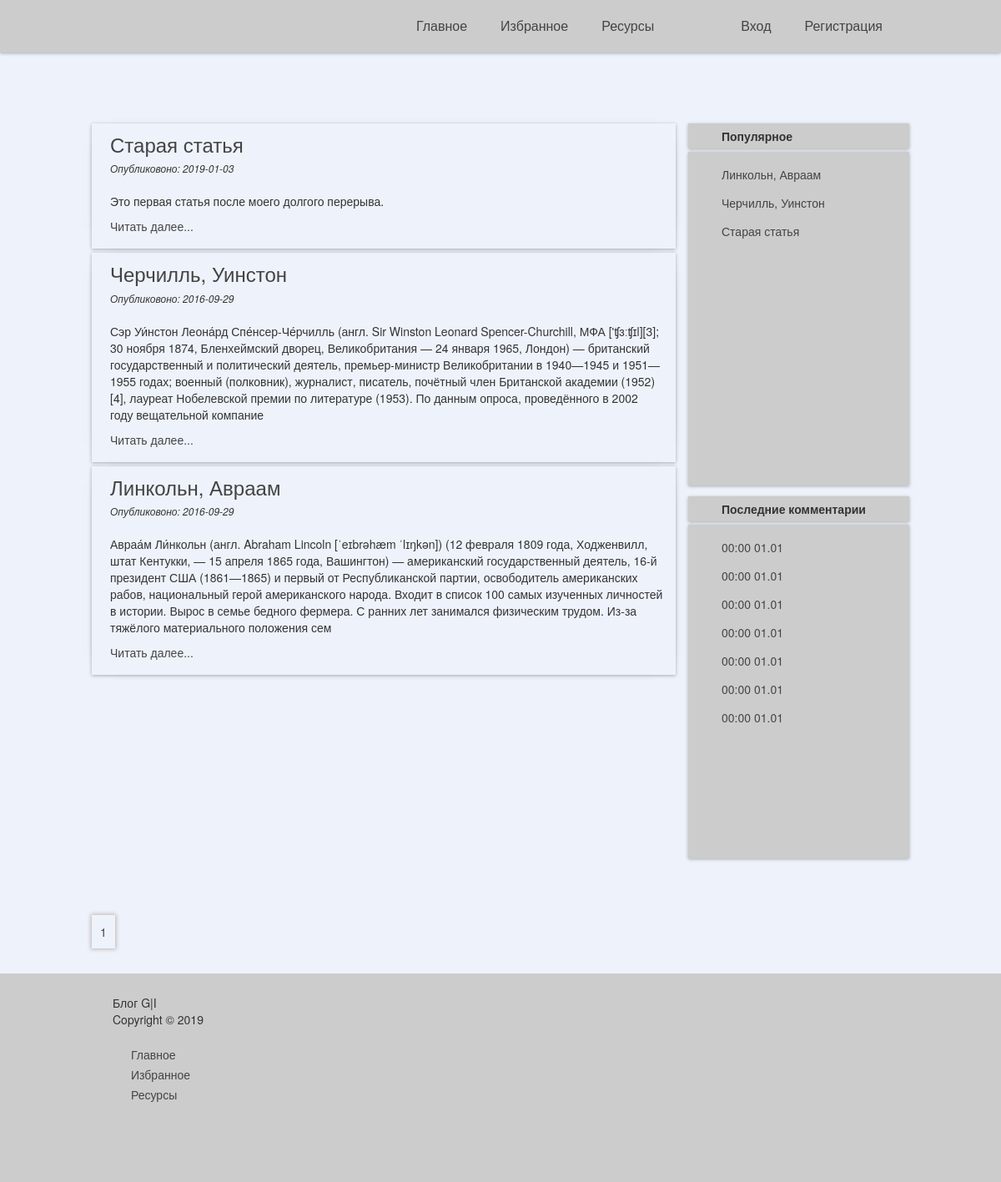
The app's page /, older data.
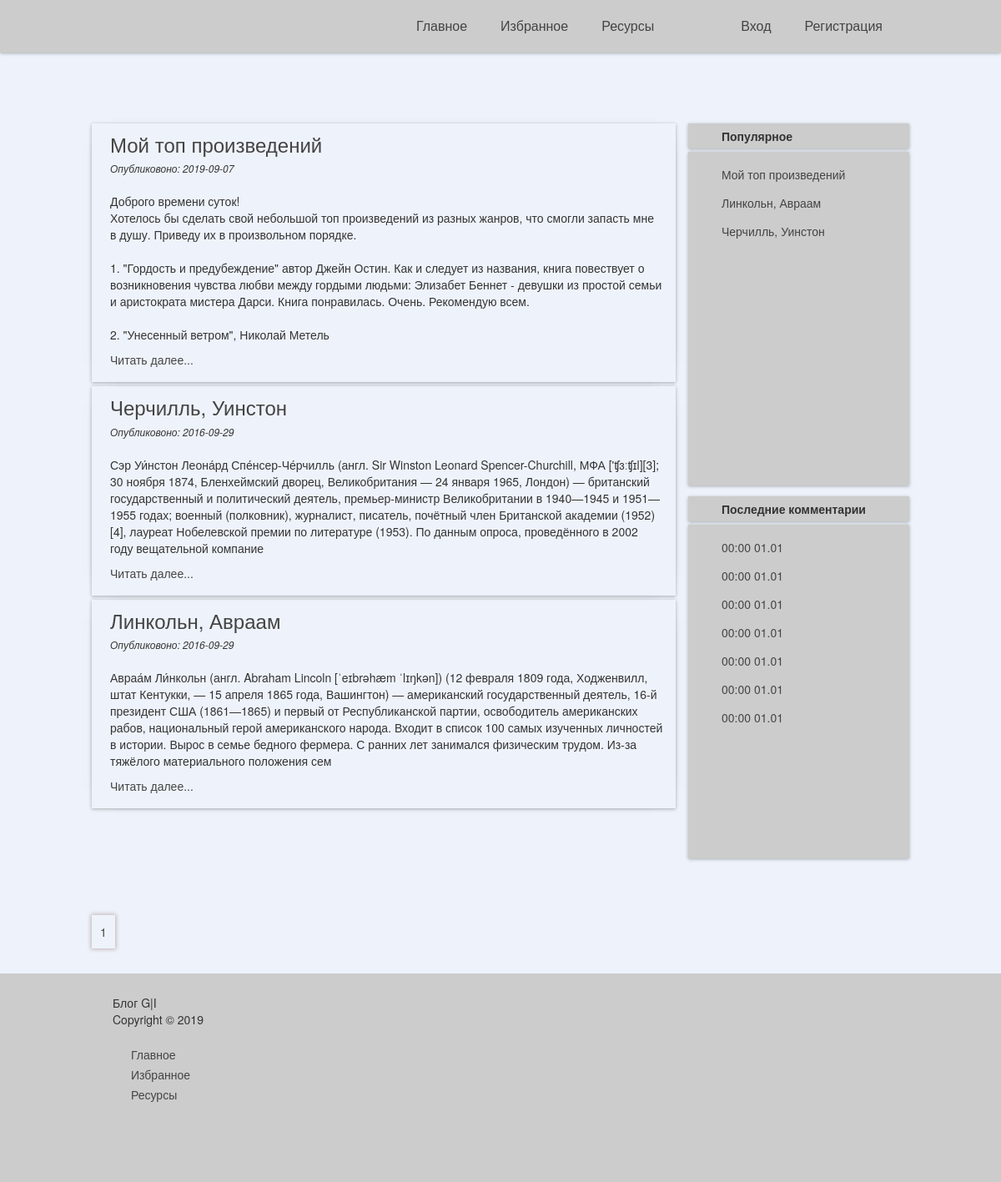
The same page, newer data.
### tables this page shows
CREATE TABLE `articles` (
  `id` int(11) NOT NULL,
  `title` varchar(256) NOT NULL,
  `content` text NOT NULL,
  `data` date NOT NULL,
  `image` text NOT NULL,
  `views` int(124) NOT NULL
);

### views/articles.php (the view, shortened to what this page needs)
<!DOCTYPE html>
<html lang="ru">
<head>
  <link rel="stylesheet" href="https://maxcdn.bootstrapcdn.com/bootstrap/3.3.6/css/bootstrap.min.css">
  <link rel="stylesheet" type="text/css" href="/views/css/style.css">
</head>
<body>
<header>
  <?php include "header.php"; ?>
</header>
<main>
<section class="quote">
  <div class="blockquote">
  </div>
</section>
<section class="wrapper">
  <section class="section_article">
   <?php foreach($articles as $a): ?>
    <article class="articles_all">
      <div class="articles--cont">
        <h3><a href="article.php?id=<?=$a['id']?>"><?=$a['title']?></a></h3>
        <em>Опубликовоно: <?=$a['data']?></em> <br /><br />
        <p><?=article_intro($a['content'], 500)?></p>
        <p><a href="article.php?id=<?=$a['id']?>">Читать далее...</a></p>
      </div>
    </article>
    <?php endforeach ?>
  </section>
  <?php include "aside.php"; ?>
</section>
<div class="pagination">
  <?php
    getPagination($link);
   ?>
</div>
</main>
<footer>
 <?php include "footer.php" ?>
</footer>
</body>
</html>

### views/aside.php (shortened to what this page needs)
<aside class="interesting">
<div class="block_name"> <b> Популярное </b></div>
<div class="block_body">
  <ul class="menu_aside">
    <?php foreach($show_title as $value): ?>
    <li class="list_aside"><a class="link_aside" href="article.php?id=<?=$value['id']?>"><?=$value['title']?></a></li>
    <?php endforeach ?>
  </ul>
</div>
</aside>
<aside class="last_comments">
<div class="block_name"> <b> Последние комментарии </b></div>
<div class="block_body">
  <ul class="menu_aside">
    <?php
    foreach($show_last_comment as $a): ?>
    <li class="list_aside"><a class="link_aside" href="article.php?id=<?=$a['id_article']?>">
      <?=date("H:i", $a['comment_time'])?>
      <?=date("d.m", $a['comment_time'])?> <br />
    </a></li>
    <?php endforeach ?>
  </ul>
</div>
</aside>

### models/articles.php (shortened to what this page needs)
<?php
function getPagination($link)
{
  $kol = 4;
  $query = "SELECT COUNT(*) FROM `articles`";
  $result = mysqli_query ($link, $query);
  $row = mysqli_fetch_row($result);
  $result = $row[0];
  $all_pages = ceil($result/$kol);
  for($i=1; $i<=$all_pages; $i++){
    echo "<a href = index.php?page=".$i.">".$i."</a>";
  }
}
function article_all($link, $page)
{
    $kol = 5;
    $start = ($page*$kol)-$kol;
    $query = "SELECT * FROM `articles`  ORDER BY id DESC LIMIT $start, $kol";
    $result = mysqli_query($link, $query);
    $n = mysqli_num_rows($result);
    $articles = array();
    for ($i = 0; $i < $n; $i++){
        $row = mysqli_fetch_assoc($result);
        $articles[] =$row;
    }
    return $articles;
}
function article_intro($text, $len)
{
    return mb_substr($text, 0, $len);
}
function show_title($link)
{
    $query = "SELECT `id`, `title`, `views` FROM `articles` ORDER BY `views` DESC";
    $result = mysqli_query($link, $query);
    $show_title = array();
    for ($i = 0; $i < 11; $i++){
        $row = mysqli_fetch_assoc($result);
        $show_title[] = $row;
    }
    return $show_title;
}
function show_last_comment($link)
{
  $query = "SELECT * FROM `comment` ORDER BY `comment_time` DESC";
  $result = mysqli_query($link, $query);
    $show_last_comment = array();
    for($i = 0; $i < 7; $i++)
    {
      $row = mysqli_fetch_assoc($result);
      $show_last_comment[] = $row;
    }
    return $show_last_comment;
}
?>

Row changes from the older to the newer data that the page shows:
removed articles: title "Старая статья", data "2019-01-03", content "Это первая статья после моего долгого перерыва."
added articles: title "Мой топ произведений", data "2019-09-07", content "Доброго времени суток! Хотелось бы сделать свой небольшой топ произведений из разных жанров, что смогли запасть мне в душу. Приведу их в произвольном порядке. 1. \"Гордость и предубеждение\" автор Джейн Остин. Как и следует из названия, книга повествует о возникновения чувства любви между гордыми людьми: Элизабет Беннет - девушки из простой семьи и аристократа мистера Дарси. Книга понравилась. Очень. Рекомендую всем. 2. \"Унесенный ветром\", Николай Метель"
